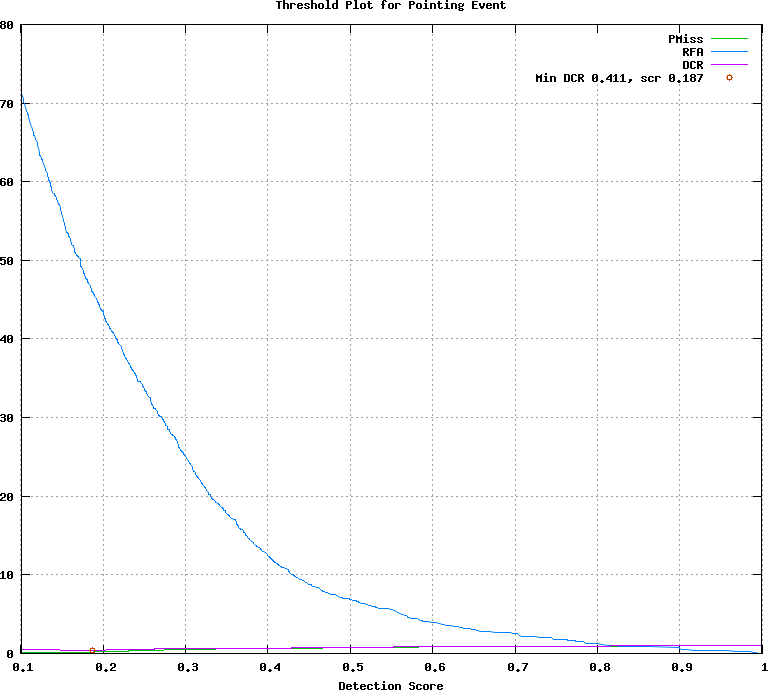

The gnuplot source for this figure:
## GNUPLOT command file
set terminal postscript color
set style data lines
set title 'Threshold Plot for Pointing Event'
set xlabel 'Detection Score'
set grid
set size ratio 0.85
plot [0.101000:0.999000]  \
  'test.det.Pointing_Event.dat.1' using 1:4 title 'PMiss' with lines lt 2, \
  'test.det.Pointing_Event.dat.1' using 1:5 title 'RFA' with lines lt 3, \
  'test.det.Pointing_Event.dat.1' using 1:6 title 'DCR' with lines lt 4, \
  'test.det.Pointing_Event.dat.2' using 1:2 title 'Min DCR 0.411, scr 0.187' with points lt 6
